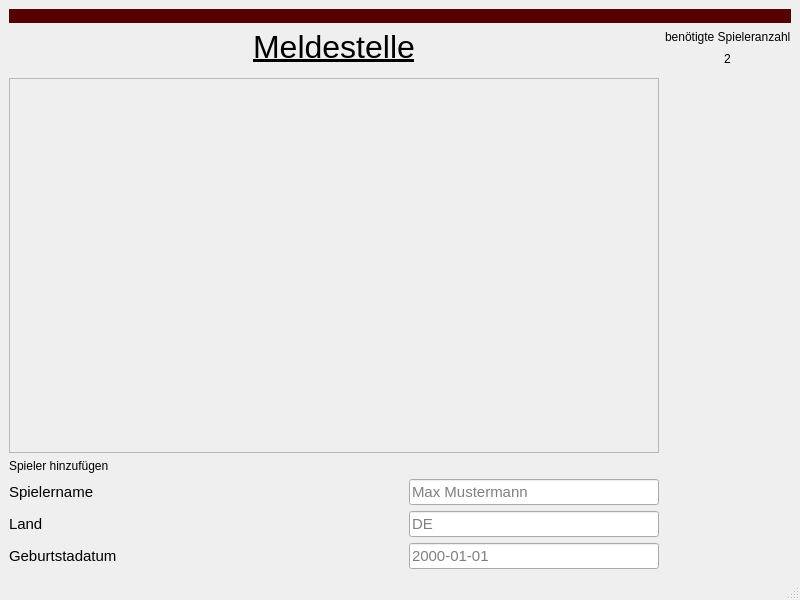
<?xml version="1.0" encoding="UTF-8"?>
<ui version="4.0">
 <class>PlayermanagementWindow</class>
 <widget class="QMainWindow" name="PlayermanagementWindow">
  <property name="geometry">
   <rect>
    <x>0</x>
    <y>0</y>
    <width>800</width>
    <height>600</height>
   </rect>
  </property>
  <property name="windowTitle">
   <string>Meldestelle</string>
  </property>
  <widget class="QWidget" name="centralwidget">
   <layout class="QGridLayout" name="gridLayout">
    <item row="5" column="0">
     <layout class="QHBoxLayout" name="horizontalLayout">
      <item>
       <layout class="QVBoxLayout" name="verticalLayout">
        <item>
         <widget class="QLabel" name="playernameLabel">
          <property name="font">
           <font>
            <pointsize>11</pointsize>
           </font>
          </property>
          <property name="text">
           <string>Spielername</string>
          </property>
         </widget>
        </item>
        <item>
         <widget class="QLabel" name="countryLabel">
          <property name="font">
           <font>
            <pointsize>11</pointsize>
           </font>
          </property>
          <property name="text">
           <string>Land</string>
          </property>
         </widget>
        </item>
        <item>
         <widget class="QLabel" name="bithdayLabel">
          <property name="font">
           <font>
            <pointsize>11</pointsize>
           </font>
          </property>
          <property name="text">
           <string>Geburtstadatum</string>
          </property>
         </widget>
        </item>
       </layout>
      </item>
      <item>
       <layout class="QVBoxLayout" name="verticalLayout_2">
        <item>
         <widget class="QLineEdit" name="playernameLineEdit">
          <property name="maximumSize">
           <size>
            <width>250</width>
            <height>40</height>
           </size>
          </property>
          <property name="font">
           <font>
            <pointsize>11</pointsize>
           </font>
          </property>
          <property name="placeholderText">
           <string>Max Mustermann</string>
          </property>
         </widget>
        </item>
        <item>
         <widget class="QLineEdit" name="countryLineEdit">
          <property name="maximumSize">
           <size>
            <width>250</width>
            <height>40</height>
           </size>
          </property>
          <property name="font">
           <font>
            <pointsize>11</pointsize>
           </font>
          </property>
          <property name="placeholderText">
           <string>DE</string>
          </property>
         </widget>
        </item>
        <item>
         <widget class="QLineEdit" name="bithdayLineEdit">
          <property name="maximumSize">
           <size>
            <width>250</width>
            <height>40</height>
           </size>
          </property>
          <property name="font">
           <font>
            <pointsize>11</pointsize>
           </font>
          </property>
          <property name="text">
           <string/>
          </property>
          <property name="placeholderText">
           <string>2000-01-01</string>
          </property>
         </widget>
        </item>
       </layout>
      </item>
     </layout>
    </item>
    <item row="1" column="1">
     <layout class="QVBoxLayout" name="verticalLayout_3">
      <item>
       <widget class="QLabel" name="nameMaxPlayerLabel">
        <property name="text">
         <string>benötigte Spieleranzahl</string>
        </property>
       </widget>
      </item>
      <item alignment="Qt::AlignHCenter">
       <widget class="QLabel" name="maxPlayerLabel">
        <property name="text">
         <string>2</string>
        </property>
       </widget>
      </item>
     </layout>
    </item>
    <item row="3" column="0">
     <widget class="QScrollArea" name="Spielerlisten">
      <property name="widgetResizable">
       <bool>true</bool>
      </property>
      <widget class="QWidget" name="scrollAreaWidgetContents">
       <property name="geometry">
        <rect>
         <x>0</x>
         <y>0</y>
         <width>638</width>
         <height>313</height>
        </rect>
       </property>
       <layout class="QHBoxLayout" name="horizontalLayout_2">
        <item>
         <layout class="QVBoxLayout" name="verticalLayout_8"/>
        </item>
       </layout>
      </widget>
     </widget>
    </item>
    <item row="1" column="0">
     <widget class="QLabel" name="headlineLabel">
      <property name="font">
       <font>
        <pointsize>24</pointsize>
        <underline>true</underline>
       </font>
      </property>
      <property name="text">
       <string>&lt;html&gt;&lt;head/&gt;&lt;body&gt;&lt;p align=&quot;center&quot;&gt;Meldestelle&lt;/p&gt;&lt;/body&gt;&lt;/html&gt;</string>
      </property>
     </widget>
    </item>
    <item row="0" column="0" colspan="2">
     <widget class="QLabel" name="colorLabel">
      <property name="palette">
       <palette>
        <active>
         <colorrole role="WindowText">
          <brush brushstyle="SolidPattern">
           <color alpha="255">
            <red>255</red>
            <green>255</green>
            <blue>255</blue>
           </color>
          </brush>
         </colorrole>
         <colorrole role="Button">
          <brush brushstyle="SolidPattern">
           <color alpha="255">
            <red>85</red>
            <green>0</green>
            <blue>0</blue>
           </color>
          </brush>
         </colorrole>
         <colorrole role="Light">
          <brush brushstyle="SolidPattern">
           <color alpha="255">
            <red>127</red>
            <green>0</green>
            <blue>0</blue>
           </color>
          </brush>
         </colorrole>
         <colorrole role="Midlight">
          <brush brushstyle="SolidPattern">
           <color alpha="255">
            <red>106</red>
            <green>0</green>
            <blue>0</blue>
           </color>
          </brush>
         </colorrole>
         <colorrole role="Dark">
          <brush brushstyle="SolidPattern">
           <color alpha="255">
            <red>42</red>
            <green>0</green>
            <blue>0</blue>
           </color>
          </brush>
         </colorrole>
         <colorrole role="Mid">
          <brush brushstyle="SolidPattern">
           <color alpha="255">
            <red>56</red>
            <green>0</green>
            <blue>0</blue>
           </color>
          </brush>
         </colorrole>
         <colorrole role="Text">
          <brush brushstyle="SolidPattern">
           <color alpha="255">
            <red>255</red>
            <green>255</green>
            <blue>255</blue>
           </color>
          </brush>
         </colorrole>
         <colorrole role="BrightText">
          <brush brushstyle="SolidPattern">
           <color alpha="255">
            <red>255</red>
            <green>255</green>
            <blue>255</blue>
           </color>
          </brush>
         </colorrole>
         <colorrole role="ButtonText">
          <brush brushstyle="SolidPattern">
           <color alpha="255">
            <red>255</red>
            <green>255</green>
            <blue>255</blue>
           </color>
          </brush>
         </colorrole>
         <colorrole role="Base">
          <brush brushstyle="SolidPattern">
           <color alpha="255">
            <red>0</red>
            <green>0</green>
            <blue>0</blue>
           </color>
          </brush>
         </colorrole>
         <colorrole role="Window">
          <brush brushstyle="SolidPattern">
           <color alpha="255">
            <red>85</red>
            <green>0</green>
            <blue>0</blue>
           </color>
          </brush>
         </colorrole>
         <colorrole role="Shadow">
          <brush brushstyle="SolidPattern">
           <color alpha="255">
            <red>0</red>
            <green>0</green>
            <blue>0</blue>
           </color>
          </brush>
         </colorrole>
         <colorrole role="AlternateBase">
          <brush brushstyle="SolidPattern">
           <color alpha="255">
            <red>42</red>
            <green>0</green>
            <blue>0</blue>
           </color>
          </brush>
         </colorrole>
         <colorrole role="ToolTipBase">
          <brush brushstyle="SolidPattern">
           <color alpha="255">
            <red>255</red>
            <green>255</green>
            <blue>220</blue>
           </color>
          </brush>
         </colorrole>
         <colorrole role="ToolTipText">
          <brush brushstyle="SolidPattern">
           <color alpha="255">
            <red>0</red>
            <green>0</green>
            <blue>0</blue>
           </color>
          </brush>
         </colorrole>
         <colorrole role="PlaceholderText">
          <brush brushstyle="SolidPattern">
           <color alpha="128">
            <red>255</red>
            <green>255</green>
            <blue>255</blue>
           </color>
          </brush>
         </colorrole>
        </active>
        <inactive>
         <colorrole role="WindowText">
          <brush brushstyle="SolidPattern">
           <color alpha="255">
            <red>255</red>
            <green>255</green>
            <blue>255</blue>
           </color>
          </brush>
         </colorrole>
         <colorrole role="Button">
          <brush brushstyle="SolidPattern">
           <color alpha="255">
            <red>85</red>
            <green>0</green>
            <blue>0</blue>
           </color>
          </brush>
         </colorrole>
         <colorrole role="Light">
          <brush brushstyle="SolidPattern">
           <color alpha="255">
            <red>127</red>
            <green>0</green>
            <blue>0</blue>
           </color>
          </brush>
         </colorrole>
         <colorrole role="Midlight">
          <brush brushstyle="SolidPattern">
           <color alpha="255">
            <red>106</red>
            <green>0</green>
            <blue>0</blue>
           </color>
          </brush>
         </colorrole>
         <colorrole role="Dark">
          <brush brushstyle="SolidPattern">
           <color alpha="255">
            <red>42</red>
            <green>0</green>
            <blue>0</blue>
           </color>
          </brush>
         </colorrole>
         <colorrole role="Mid">
          <brush brushstyle="SolidPattern">
           <color alpha="255">
            <red>56</red>
            <green>0</green>
            <blue>0</blue>
           </color>
          </brush>
         </colorrole>
         <colorrole role="Text">
          <brush brushstyle="SolidPattern">
           <color alpha="255">
            <red>255</red>
            <green>255</green>
            <blue>255</blue>
           </color>
          </brush>
         </colorrole>
         <colorrole role="BrightText">
          <brush brushstyle="SolidPattern">
           <color alpha="255">
            <red>255</red>
            <green>255</green>
            <blue>255</blue>
           </color>
          </brush>
         </colorrole>
         <colorrole role="ButtonText">
          <brush brushstyle="SolidPattern">
           <color alpha="255">
            <red>255</red>
            <green>255</green>
            <blue>255</blue>
           </color>
          </brush>
         </colorrole>
         <colorrole role="Base">
          <brush brushstyle="SolidPattern">
           <color alpha="255">
            <red>0</red>
            <green>0</green>
            <blue>0</blue>
           </color>
          </brush>
         </colorrole>
         <colorrole role="Window">
          <brush brushstyle="SolidPattern">
           <color alpha="255">
            <red>85</red>
            <green>0</green>
            <blue>0</blue>
           </color>
          </brush>
         </colorrole>
         <colorrole role="Shadow">
          <brush brushstyle="SolidPattern">
           <color alpha="255">
            <red>0</red>
            <green>0</green>
            <blue>0</blue>
           </color>
          </brush>
         </colorrole>
         <colorrole role="AlternateBase">
          <brush brushstyle="SolidPattern">
           <color alpha="255">
            <red>42</red>
            <green>0</green>
            <blue>0</blue>
           </color>
          </brush>
         </colorrole>
         <colorrole role="ToolTipBase">
          <brush brushstyle="SolidPattern">
           <color alpha="255">
            <red>255</red>
            <green>255</green>
            <blue>220</blue>
           </color>
          </brush>
         </colorrole>
         <colorrole role="ToolTipText">
          <brush brushstyle="SolidPattern">
           <color alpha="255">
            <red>0</red>
            <green>0</green>
            <blue>0</blue>
           </color>
          </brush>
         </colorrole>
         <colorrole role="PlaceholderText">
          <brush brushstyle="SolidPattern">
           <color alpha="128">
            <red>255</red>
            <green>255</green>
            <blue>255</blue>
           </color>
          </brush>
         </colorrole>
        </inactive>
        <disabled>
         <colorrole role="WindowText">
          <brush brushstyle="SolidPattern">
           <color alpha="255">
            <red>42</red>
            <green>0</green>
            <blue>0</blue>
           </color>
          </brush>
         </colorrole>
         <colorrole role="Button">
          <brush brushstyle="SolidPattern">
           <color alpha="255">
            <red>85</red>
            <green>0</green>
            <blue>0</blue>
           </color>
          </brush>
         </colorrole>
         <colorrole role="Light">
          <brush brushstyle="SolidPattern">
           <color alpha="255">
            <red>127</red>
            <green>0</green>
            <blue>0</blue>
           </color>
          </brush>
         </colorrole>
         <colorrole role="Midlight">
          <brush brushstyle="SolidPattern">
           <color alpha="255">
            <red>106</red>
            <green>0</green>
            <blue>0</blue>
           </color>
          </brush>
         </colorrole>
         <colorrole role="Dark">
          <brush brushstyle="SolidPattern">
           <color alpha="255">
            <red>42</red>
            <green>0</green>
            <blue>0</blue>
           </color>
          </brush>
         </colorrole>
         <colorrole role="Mid">
          <brush brushstyle="SolidPattern">
           <color alpha="255">
            <red>56</red>
            <green>0</green>
            <blue>0</blue>
           </color>
          </brush>
         </colorrole>
         <colorrole role="Text">
          <brush brushstyle="SolidPattern">
           <color alpha="255">
            <red>42</red>
            <green>0</green>
            <blue>0</blue>
           </color>
          </brush>
         </colorrole>
         <colorrole role="BrightText">
          <brush brushstyle="SolidPattern">
           <color alpha="255">
            <red>255</red>
            <green>255</green>
            <blue>255</blue>
           </color>
          </brush>
         </colorrole>
         <colorrole role="ButtonText">
          <brush brushstyle="SolidPattern">
           <color alpha="255">
            <red>42</red>
            <green>0</green>
            <blue>0</blue>
           </color>
          </brush>
         </colorrole>
         <colorrole role="Base">
          <brush brushstyle="SolidPattern">
           <color alpha="255">
            <red>85</red>
            <green>0</green>
            <blue>0</blue>
           </color>
          </brush>
         </colorrole>
         <colorrole role="Window">
          <brush brushstyle="SolidPattern">
           <color alpha="255">
            <red>85</red>
            <green>0</green>
            <blue>0</blue>
           </color>
          </brush>
         </colorrole>
         <colorrole role="Shadow">
          <brush brushstyle="SolidPattern">
           <color alpha="255">
            <red>0</red>
            <green>0</green>
            <blue>0</blue>
           </color>
          </brush>
         </colorrole>
         <colorrole role="AlternateBase">
          <brush brushstyle="SolidPattern">
           <color alpha="255">
            <red>85</red>
            <green>0</green>
            <blue>0</blue>
           </color>
          </brush>
         </colorrole>
         <colorrole role="ToolTipBase">
          <brush brushstyle="SolidPattern">
           <color alpha="255">
            <red>255</red>
            <green>255</green>
            <blue>220</blue>
           </color>
          </brush>
         </colorrole>
         <colorrole role="ToolTipText">
          <brush brushstyle="SolidPattern">
           <color alpha="255">
            <red>0</red>
            <green>0</green>
            <blue>0</blue>
           </color>
          </brush>
         </colorrole>
         <colorrole role="PlaceholderText">
          <brush brushstyle="SolidPattern">
           <color alpha="128">
            <red>255</red>
            <green>255</green>
            <blue>255</blue>
           </color>
          </brush>
         </colorrole>
        </disabled>
       </palette>
      </property>
      <property name="autoFillBackground">
       <bool>true</bool>
      </property>
      <property name="text">
       <string/>
      </property>
     </widget>
    </item>
    <item row="4" column="0">
     <widget class="QLabel" name="label_11">
      <property name="text">
       <string>Spieler hinzufügen</string>
      </property>
     </widget>
    </item>
    <item row="2" column="1" rowspan="4">
     <layout class="QVBoxLayout" name="startTournementLayout"/>
    </item>
   </layout>
  </widget>
  <widget class="QMenuBar" name="menubar">
   <property name="geometry">
    <rect>
     <x>0</x>
     <y>0</y>
     <width>800</width>
     <height>25</height>
    </rect>
   </property>
  </widget>
  <widget class="QStatusBar" name="statusbar"/>
 </widget>
 <resources/>
 <connections/>
</ui>
